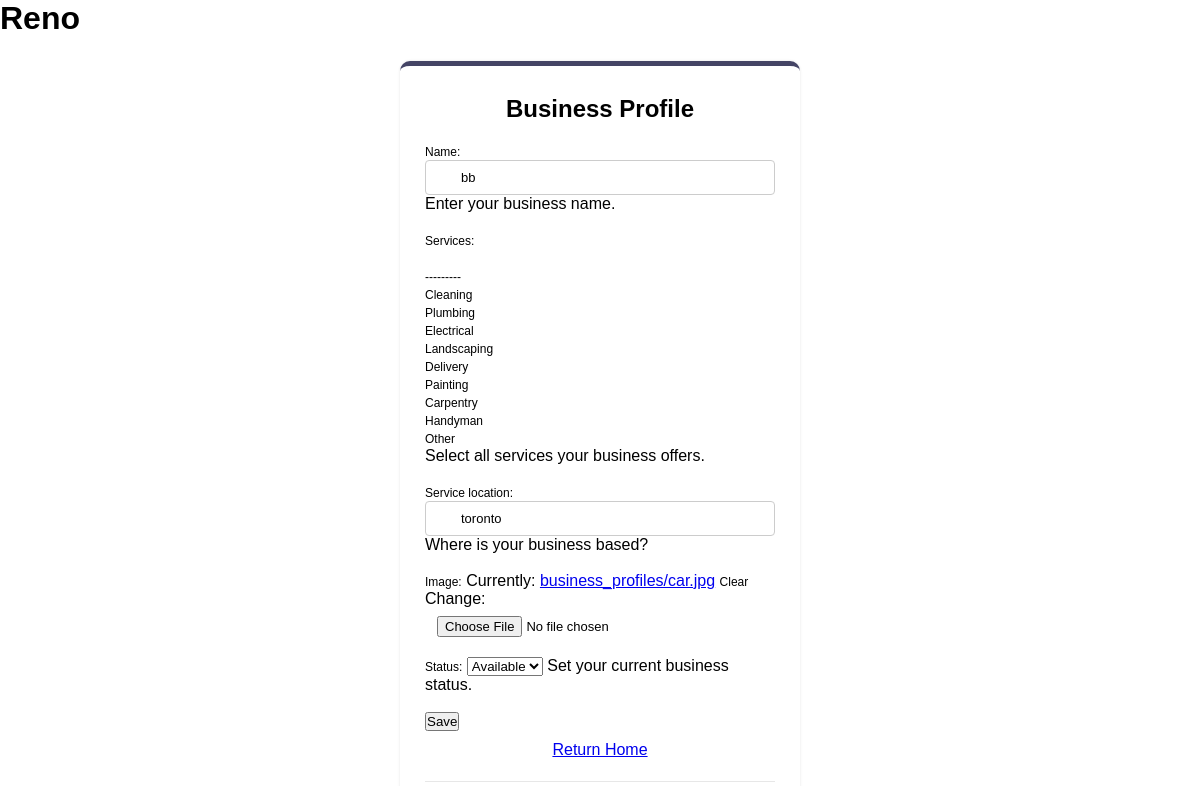
Screenshot of /business-profile/ (signed in) with the database file from the repository.
### client/models.py (models this page shows, shortened)
class BusinessProfile(models.Model):
    user = models.OneToOneField(User, on_delete=models.CASCADE, related_name='business_profile')
    name = models.CharField(max_length=100, help_text="Enter your business name.")
    services = MultiSelectField(
        choices=SERVICE_CHOICES,
        help_text="Select all services your business offers.",
        blank=True
    )
    service_location = models.CharField(max_length=255, help_text="Where is your business based?")
    image = models.ImageField(upload_to='business_profiles/', blank=True, null=True)
    STATUS_CHOICES = [
        ('available', 'Available'),
        ('busy', 'Busy'),
    ]
    status = models.CharField(
        max_length=10,
        choices=STATUS_CHOICES,
        default='available',
        help_text="Set your current business status."
    )
    class Meta:
        verbose_name = "Business Profile"
        verbose_name_plural = "Business Profiles"

### client/views.py (the view)
# urls.py: path('business-profile/', views.create_or_edit_business_profile, name='business-profile'),
@login_required
def create_or_edit_business_profile(request):
    profile, created = BusinessProfile.objects.get_or_create(user=request.user)
    if request.method == 'POST':
        form = BusinessForm(request.POST, request.FILES, instance=profile)  # <-- Add request.FILES
        if form.is_valid():
            form.save()
            return redirect('home')
    else:
        form = BusinessForm(instance=profile)
    return render(request, 'client/business_form.html', {'form': form})

### client/forms.py (shortened to what this page needs)
class BusinessForm(forms.ModelForm):
    class Meta:
        model = BusinessProfile
        fields = ['name', 'services', 'service_location', 'image', 'status']
        widgets = {
            'name': forms.TextInput(attrs={'class': 'form-control', 'placeholder': 'Business Name'}),
            'services': forms.CheckboxSelectMultiple(),
            'service_location': forms.TextInput(attrs={'class': 'form-control', 'placeholder': 'Location'}),
            'image': forms.ClearableFileInput(attrs={'accept': 'image/*'}),  # <-- Add widget for image
        }

### client/templates/client/business_form.html (shortened to what this page needs)
{% load static %}
<!DOCTYPE html>
<html lang="en">
<head>
  <link rel="stylesheet" href="{% static 'client/root.css' %}">
  <link rel="stylesheet" href="{% static 'client/auth.css' %}">
  <link rel="stylesheet" href="https://cdnjs.cloudflare.com/ajax/libs/font-awesome/6.5.0/css/all.min.css">
</head>
<body>
  <h1 id="auth_title">Reno</h1>
  <div class="form_wrapper">
    <div class="title_container">
      <h2>Business Profile</h2>
    </div>
    <form method="post" enctype="multipart/form-data">
      {{ form.as_p }}
      <button type="submit">Save</button>
    </form>
    <div class="link_container" style="text-align:center; margin-top:10px;">
      <a href="{% url 'home' %}" class="register-button">Return Home</a>
    </div>
  </div>
</body>
</html>

### client/static/client/root.css (style rules this page uses)
:root { --darkBlue: #5ba3ef; --blue: rgb(68,68,101); --lightBlue: #A1E3F9; --green: #D1F8EF; --red: #e74c3c; --darkRed: #c0392b; }

### client/static/client/auth.css (style rules this page uses)
* { margin: 0; padding: 0; box-sizing: border-box; font-family: "Amazon Ember",Arial,sans-serif; }
.form_wrapper { background: #fff; width: 400px; max-width: 100%; box-sizing: border-box; padding: 25px; margin: 2% auto 0; position: relative; z-index: 1; border-top: 5px solid var(--blue); border-bottom: 5px solid var(--blue); -webkit-box-shadow: 0 0 3px rgba(0, 0, 0, 0.1); -moz-box-shadow: 0 0 3px rgba(0, 0, 0, 0.1); box-shadow: 0 0 3px rgba(0, 0, 0, 0.1); -webkit-transform-origin: 50% 0%; transform-origin: 50% 0%; -webkit-transform: scale3d(1, 1, 1); transform: scale3d(1, 1, 1); -webkit-transition: none; transition: none; -webkit-animation: expand 0.8s ease-out forwards; animation: expand 0.8s ease-out forwards; opacity: 0; border-radius: 10px; }
.form_wrapper h2 { font-size: 1.5em; line-height: 1.5em; margin: 0; }
.form_wrapper .title_container { text-align: center; padding-bottom: 15px; }
.form_wrapper label { font-size: 12px; }
.form_wrapper input[type=text], .form_wrapper input[type=email], .form_wrapper input[type=password] { width: 100%; padding: 8px 10px 9px 35px; height: 35px; border: 1px solid #cccccc; box-sizing: border-box; outline: none; -webkit-transition: all 0.3s ease-in-out; -moz-transition: all 0.3s ease-in-out; -ms-transition: all 0.3s ease-in-out; transition: all 0.3s ease-in-out; }
.form_wrapper .form-control { width: 100%; padding: 8px 10px 9px 35px; height: 35px; border: 1px solid #cccccc; box-sizing: border-box; outline: none; transition: all 0.3s ease-in-out; }
input[id^="id_"] { padding: 8px 12px; border: 1px solid var(--inputBorder); border-radius: 4px; font-size: 13px; background: #ffffff; transition: border-color 0.15s ease-in-out, box-shadow 0.15s ease-in-out; outline: none; width: 100%; line-height: 19px; height: 31px; }
.form_wrapper::after { content: ""; display: block; margin-top: 22px; border-top: 1px solid #e7e7e7; padding-top: 18px; }
form p { margin-bottom: 18px; }

### rows the page displays
BusinessProfile: name "bb", service_location "toronto", status "Available"
